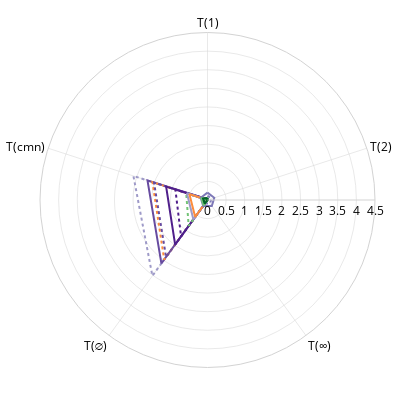
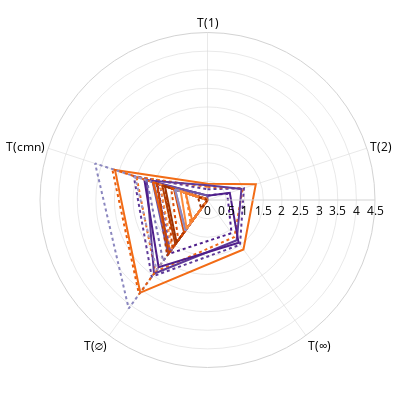
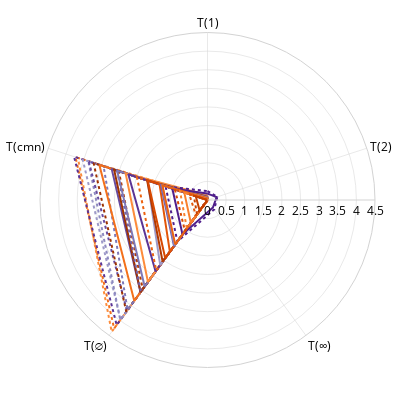

Notebook code cell kept with these figures, in order:
### Code cell
from matplotlib import cm
from matplotlib.colors import to_hex
import re


import pandas as pd
import numpy as np
import plotly.graph_objects as go
import plotly.express as px
from process_database import process_grouped_df, process_rankings, compute_odds_ratio_by_group

import pandas as pd

# Your model type mapping
model_type_map = {
    'convnext_base': "fully convolutional",
    'convnext_tiny': "fully convolutional",
    'deit_small': "fully attention",
    'vit_base': "fully attention",
    'vit_small': "fully attention",
    'resnet50': "fully convolutional",
    'eva02_base': "fully attention",
    'eva02_tiny': "fully attention",
    'swin_base': "fully attention",
    'swin_tiny': "fully attention",
    'coatnet_0': "hybrid",
    'coatnet_2': "hybrid",
    'regnetx_004': "fully convolutional",
    'efficientnet-b0': "fully convolutional", 
    'deit_tiny': "fully attention",
    'mobilevit-small': "hybrid",
    'mobilenetv3': "fully convolutional",
    'edgenext_small': "fully convolutional",
    'coat_tiny': "hybrid",
}

# Colormap for each model type
type_to_cmap = {
    'fully convolutional': cm.Purples,     # deep violet → lavender
    'fully attention': cm.Oranges,         # strong orange → light peach
    'hybrid': cm.Greens                    # forest → mint
}

# Extract base backbone name from full backbone string
def extract_base_name(backbone_name):
    for base in model_type_map:
        if base in backbone_name:
            return base
    return 'unknown'


# Define line styles per loss function
line_styles = {
    'CLASSIC_AT': 'solid',
    'TRADES_v2': 'dot'
}


# Define mapping for renaming
metric_rename_map = {
    'sum_L1_acc': "T(1)",
    'sum_L2_acc': "T(2)",
    'sum_Linf_acc': "T(∞)",
    'sum_clean_acc': "T(∅)",
    'sum_common_acc':"T(cmn)"
}

# Apply the mapping to metrics list and add loop closing term
theta_labels = [metric_rename_map[m] for m in metric_rename_map] + [metric_rename_map[list(metric_rename_map.keys())[0]]]


from plotly.colors import qualitative
color_palette = qualitative.Bold

from process_database import process_grouped_df, process_rankings, compute_odds_ratio_by_group

for size_id,size in [ (0,'small'), (1,'medium'), (2,'large') ]: 
    grouped_df = process_grouped_df(final_data, size)
    grouped_df = process_rankings(grouped_df)

    df1 = grouped_df.copy()

    metrics_to_sum = ["L1_acc", "L2_acc", "Linf_acc", "clean_acc", "common_acc"]

    for metric in metrics_to_sum:
        metric_cols = [col for col in df1.columns if col[1] == metric]
        df1[f'sum_{metric}'] = df1[metric_cols].sum(axis=1)

    df_per_row_sums = df1[[f'sum_{m}' for m in metrics_to_sum]]

    df_per_row_sums.columns = df_per_row_sums.columns.get_level_values(0)

    df_per_row_sums.columns.name = 'metric'

    df_per_row_sums

    # Get all unique backbones
    backbones = sorted(set(backbone for backbone, _,_,_ in df_per_row_sums.index))

    # Map backbones to model type
    backbone_model_type = {b: model_type_map.get(extract_base_name(b), 'unknown') for b in backbones}

    # Assign gradient color per backbone based on model type
    color_map = {}
    for model_type in ['fully convolutional', 'fully attention', 'hybrid']:
        bks = [bk for bk in backbones if backbone_model_type[bk] == model_type]
        n = len(bks)
        for i, bk in enumerate(bks):
            start, end = 0.5, 0.9  # avoid very light or very dark edges
            position = start + (end - start) * (i / max(n - 1, 1))
            color = to_hex(type_to_cmap[model_type](position))
            color_map[bk] = color


    # Define metrics
    metrics = ['sum_L1_acc', 'sum_L2_acc', 'sum_Linf_acc', 'sum_clean_acc', 'sum_common_acc']

    # Get unique backbones
    unique_backbones = sorted( set(backbone for backbone, _,_,_ in df_per_row_sums.index) )

    fig = go.Figure()

    for (backbone, loss, _, _), row in df_per_row_sums.iterrows():
        fig.add_trace(go.Scatterpolar(
            r=row.tolist() + [row.tolist()[0]],  # Close the loop
            theta=theta_labels,
            mode='lines',
            name=f"{backbone} ({loss})",
            line=dict(
                width=2,
                color=color_map[backbone],
                dash=line_styles.get(loss, 'solid')
            )
        ))

    fig.update_layout(
        margin=dict(l=40, r=25, t=25, b=25),  # remove all outer margins
        width=400,    # in pixels (~2.5 inches at 96 DPI)
        height=400,    # in pixels (~1.875 inches)
        paper_bgcolor='white',
        plot_bgcolor='white',

        polar=dict(
            radialaxis=dict(
                visible=True,
                range=[0, 4.5],
                showline=True,
                linewidth=1,
                linecolor="lightgrey",
                gridcolor="lightgrey",
                gridwidth=0.5,
            ),
            angularaxis=dict(
                direction="clockwise",
                showline=True,
                linewidth=1,
                linecolor="lightgrey",
                gridcolor="lightgrey",
                gridwidth=0.5,
            ),
            bgcolor='white'
        ),
        legend=dict(
            x=0,
            y=1.0,
            xanchor='left',
            yanchor='top',
            bgcolor='rgba(255,255,255,0.9)',
            bordercolor='lightgrey',
            borderwidth=1,
            font=dict(size=11),
        ),
        showlegend=False,
        font=dict(color='black'),
    )

    fig.show()

    fig.write_image("./paper_figures/radar_plot_{}_{}.png".format(size, pn2), scale=3  )                # upscale for higher DPI (1 = default)

### Figure 1 — Plotly figure (JSON) as saved in the notebook; plotly's stock layout.template omitted (floating-point values rounded to 4 significant figures)
{"data": [{"line": {"color": "#9e9ac8", "dash": "dot", "width": 2}, "mode": "lines", "name": "edgenext_small.usi_in1k (TRADES_v2)", "r": [0, 0, 0, 2.52, 2.093, 0], "theta": ["T(1)", "T(2)", "T(∞)", "T(∅)", "T(cmn)", "T(1)"], "type": "scatterpolar"}, {"line": {"color": "#674ba0", "dash": "solid", "width": 2}, "mode": "lines", "name": "mobilenetv3_large_100.ra_in1k (CLASSIC_AT)", "r": [0.02338, 0, 0, 2.107, 1.695, 0.02338], "theta": ["T(1)", "T(2)", "T(∞)", "T(∅)", "T(cmn)", "T(1)"], "type": "scatterpolar"}, {"line": {"color": "#fd8c3b", "dash": "dot", "width": 2}, "mode": "lines", "name": "deit_tiny_patch16_224.fb_in1k (TRADES_v2)", "r": [0, 0, 0, 1.98, 1.555, 0], "theta": ["T(1)", "T(2)", "T(∞)", "T(∅)", "T(cmn)", "T(1)"], "type": "scatterpolar"}, {"line": {"color": "#674ba0", "dash": "dot", "width": 2}, "mode": "lines", "name": "mobilenetv3_large_100.ra_in1k (TRADES_v2)", "r": [0.001, 0, 0, 1.894, 1.511, 0.001], "theta": ["T(1)", "T(2)", "T(∞)", "T(∅)", "T(cmn)", "T(1)"], "type": "scatterpolar"}, {"line": {"color": "#4f1f8b", "dash": "solid", "width": 2}, "mode": "lines", "name": "regnetx_004.pycls_in1k (CLASSIC_AT)", "r": [0.018, 0, 0, 1.479, 1.168, 0.018], "theta": ["T(1)", "T(2)", "T(∞)", "T(∅)", "T(cmn)", "T(1)"], "type": "scatterpolar"}, {"line": {"color": "#4f1f8b", "dash": "dot", "width": 2}, "mode": "lines", "name": "regnetx_004.pycls_in1k (TRADES_v2)", "r": [0, 0, 0, 1.209, 0.9072, 0], "theta": ["T(1)", "T(2)", "T(∞)", "T(∅)", "T(cmn)", "T(1)"], "type": "scatterpolar"}, {"line": {"color": "#73c476", "dash": "dot", "width": 2}, "mode": "lines", "name": "coat_tiny.in1k (TRADES_v2)", "r": [0, 0, 0, 0.8607, 0.6015, 0], "theta": ["T(1)", "T(2)", "T(∞)", "T(∅)", "T(cmn)", "T(1)"], "type": "scatterpolar"}, {"line": {"color": "#9e9ac8", "dash": "solid", "width": 2}, "mode": "lines", "name": "edgenext_small.usi_in1k (CLASSIC_AT)", "r": [0, 0, 0, 0.645, 0.5805, 0], "theta": ["T(1)", "T(2)", "T(∞)", "T(∅)", "T(cmn)", "T(1)"], "type": "scatterpolar"}, {"line": {"color": "#fd8c3b", "dash": "solid", "width": 2}, "mode": "lines", "name": "deit_tiny_patch16_224.fb_in1k (CLASSIC_AT)", "r": [0, 0, 0, 0.5623, 0.5104, 0], "theta": ["T(1)", "T(2)", "T(∞)", "T(∅)", "T(cmn)", "T(1)"], "type": "scatterpolar"}, {"line": {"color": "#7e79b8", "dash": "solid", "width": 2}, "mode": "lines", "name": "efficientnet-b0 (CLASSIC_AT)", "r": [0.1986, 0.1916, 0.1966, 0.1966, 0.1916, 0.1986], "theta": ["T(1)", "T(2)", "T(∞)", "T(∅)", "T(cmn)", "T(1)"], "type": "scatterpolar"}, {"line": {"color": "#7e79b8", "dash": "dot", "width": 2}, "mode": "lines", "name": "efficientnet-b0 (TRADES_v2)", "r": [0.1146, 0.1126, 0.1146, 0.1146, 0.08605, 0.1146], "theta": ["T(1)", "T(2)", "T(∞)", "T(∅)", "T(cmn)", "T(1)"], "type": "scatterpolar"}, {"line": {"color": "#73c476", "dash": "solid", "width": 2}, "mode": "lines", "name": "coat_tiny.in1k (CLASSIC_AT)", "r": [0, 0, 0, 0.1779, 0.175, 0], "theta": ["T(1)", "T(2)", "T(∞)", "T(∅)", "T(cmn)", "T(1)"], "type": "scatterpolar"}, {"line": {"color": "#006428", "dash": "solid", "width": 2}, "mode": "lines", "name": "mobilevit-small (CLASSIC_AT)", "r": [0.05405, 0.01176, 0, 0.1251, 0.126, 0.05405], "theta": ["T(1)", "T(2)", "T(∞)", "T(∅)", "T(cmn)", "T(1)"], "type": "scatterpolar"}, {"line": {"color": "#006428", "dash": "dot", "width": 2}, "mode": "lines", "name": "mobilevit-small (TRADES_v2)", "r": [0.03981, 0.01, 0.004, 0.1095, 0.1171, 0.03981], "theta": ["T(1)", "T(2)", "T(∞)", "T(∅)", "T(cmn)", "T(1)"], "type": "scatterpolar"}], "layout": {"font": {"color": "black"}, "height": 400, "legend": {"bgcolor": "rgba(255,255,255,0.9)", "bordercolor": "lightgrey", "borderwidth": 1, "font": {"size": 11}, "x": 0, "xanchor": "left", "y": 1, "yanchor": "top"}, "margin": {"b": 25, "l": 40, "r": 25, "t": 25}, "paper_bgcolor": "white", "plot_bgcolor": "white", "polar": {"angularaxis": {"direction": "clockwise", "gridcolor": "lightgrey", "gridwidth": 0.5, "linecolor": "lightgrey", "linewidth": 1, "showline": true}, "bgcolor": "white", "radialaxis": {"gridcolor": "lightgrey", "gridwidth": 0.5, "linecolor": "lightgrey", "linewidth": 1, "range": [0, 4.5], "showline": true, "visible": true}}, "showlegend": false, "width": 400}}

### Figure 2 — Plotly figure (JSON) as saved in the notebook; plotly's stock layout.template omitted (floating-point values rounded to 4 significant figures)
{"data": [{"line": {"color": "#f26c16", "dash": "solid", "width": 2}, "mode": "lines", "name": "robust_deit_small_patch16_224 (CLASSIC_AT)", "r": [0.4367, 1.365, 1.643, 3.074, 2.614, 0.4367], "theta": ["T(1)", "T(2)", "T(∞)", "T(∅)", "T(cmn)", "T(1)"], "type": "scatterpolar"}, {"line": {"color": "#5e3a98", "dash": "dot", "width": 2}, "mode": "lines", "name": "robust_convnext_tiny (TRADES_v2)", "r": [0.2877, 1.029, 1.487, 2.548, 2.084, 0.2877], "theta": ["T(1)", "T(2)", "T(∞)", "T(∅)", "T(cmn)", "T(1)"], "type": "scatterpolar"}, {"line": {"color": "#f26c16", "dash": "dot", "width": 2}, "mode": "lines", "name": "robust_deit_small_patch16_224 (TRADES_v2)", "r": [0.355, 0.9934, 1.229, 2.384, 2.005, 0.355], "theta": ["T(1)", "T(2)", "T(∞)", "T(∅)", "T(cmn)", "T(1)"], "type": "scatterpolar"}, {"line": {"color": "#8b87bf", "dash": "dot", "width": 2}, "mode": "lines", "name": "convnext_tiny.fb_in22k (TRADES_v2)", "r": [0.007175, 0, 0, 3.603, 3.176, 0.007175], "theta": ["T(1)", "T(2)", "T(∞)", "T(∅)", "T(cmn)", "T(1)"], "type": "scatterpolar"}, {"line": {"color": "#5e3a98", "dash": "solid", "width": 2}, "mode": "lines", "name": "robust_convnext_tiny (CLASSIC_AT)", "r": [0.3935, 0.9594, 1.338, 2.447, 1.718, 0.3935], "theta": ["T(1)", "T(2)", "T(∞)", "T(∅)", "T(cmn)", "T(1)"], "type": "scatterpolar"}, {"line": {"color": "#4f1f8b", "dash": "solid", "width": 2}, "mode": "lines", "name": "robust_resnet50 (CLASSIC_AT)", "r": [0.117, 0.6297, 1.421, 2.234, 1.785, 0.117], "theta": ["T(1)", "T(2)", "T(∞)", "T(∅)", "T(cmn)", "T(1)"], "type": "scatterpolar"}, {"line": {"color": "#e85d0c", "dash": "dot", "width": 2}, "mode": "lines", "name": "swin_tiny_patch4_window7_224.ms_in1k (TRADES_v2)", "r": [0, 0, 0, 3.131, 2.691, 0], "theta": ["T(1)", "T(2)", "T(∞)", "T(∅)", "T(cmn)", "T(1)"], "type": "scatterpolar"}, {"line": {"color": "#4f1f8b", "dash": "dot", "width": 2}, "mode": "lines", "name": "robust_resnet50 (TRADES_v2)", "r": [0.123, 0.557, 1.1, 1.795, 1.408, 0.123], "theta": ["T(1)", "T(2)", "T(∞)", "T(∅)", "T(cmn)", "T(1)"], "type": "scatterpolar"}, {"line": {"color": "#9e9ac8", "dash": "dot", "width": 2}, "mode": "lines", "name": "convnext_tiny.fb_in1k (TRADES_v2)", "r": [0, 0, 0, 2.326, 2.047, 0], "theta": ["T(1)", "T(2)", "T(∞)", "T(∅)", "T(cmn)", "T(1)"], "type": "scatterpolar"}, {"line": {"color": "#7a71b4", "dash": "dot", "width": 2}, "mode": "lines", "name": "convnext_tiny.fb_in22k_ft_in1k (TRADES_v2)", "r": [0, 0, 0, 2.028, 1.713, 0], "theta": ["T(1)", "T(2)", "T(∞)", "T(∅)", "T(cmn)", "T(1)"], "type": "scatterpolar"}, {"line": {"color": "#6c54a5", "dash": "solid", "width": 2}, "mode": "lines", "name": "resnet50.a1_in1k (CLASSIC_AT)", "r": [0.121, 0, 0, 1.8, 1.549, 0.121], "theta": ["T(1)", "T(2)", "T(∞)", "T(∅)", "T(cmn)", "T(1)"], "type": "scatterpolar"}, {"line": {"color": "#b33b02", "dash": "dot", "width": 2}, "mode": "lines", "name": "vit_small_patch16_224.augreg_in21k_ft_in1k (TRADES_v2)", "r": [0, 0, 0, 1.845, 1.44, 0], "theta": ["T(1)", "T(2)", "T(∞)", "T(∅)", "T(cmn)", "T(1)"], "type": "scatterpolar"}, {"line": {"color": "#7a71b4", "dash": "solid", "width": 2}, "mode": "lines", "name": "convnext_tiny.fb_in22k_ft_in1k (CLASSIC_AT)", "r": [0.012, 0, 0, 1.732, 1.517, 0.012], "theta": ["T(1)", "T(2)", "T(∞)", "T(∅)", "T(cmn)", "T(1)"], "type": "scatterpolar"}, {"line": {"color": "#e85d0c", "dash": "solid", "width": 2}, "mode": "lines", "name": "swin_tiny_patch4_window7_224.ms_in1k (CLASSIC_AT)", "r": [0.003, 0, 0, 1.702, 1.541, 0.003], "theta": ["T(1)", "T(2)", "T(∞)", "T(∅)", "T(cmn)", "T(1)"], "type": "scatterpolar"}, {"line": {"color": "#c94202", "dash": "solid", "width": 2}, "mode": "lines", "name": "vit_small_patch16_224.augreg_in21k (CLASSIC_AT)", "r": [0.009, 0, 0, 1.77, 1.427, 0.009], "theta": ["T(1)", "T(2)", "T(∞)", "T(∅)", "T(cmn)", "T(1)"], "type": "scatterpolar"}, {"line": {"color": "#6c54a5", "dash": "dot", "width": 2}, "mode": "lines", "name": "resnet50.a1_in1k (TRADES_v2)", "r": [0.02133, 0, 0, 1.716, 1.339, 0.02133], "theta": ["T(1)", "T(2)", "T(∞)", "T(∅)", "T(cmn)", "T(1)"], "type": "scatterpolar"}, {"line": {"color": "#fd8c3b", "dash": "dot", "width": 2}, "mode": "lines", "name": "deit_small_patch16_224.fb_in1k (TRADES_v2)", "r": [0, 0, 0, 1.627, 1.338, 0], "theta": ["T(1)", "T(2)", "T(∞)", "T(∅)", "T(cmn)", "T(1)"], "type": "scatterpolar"}, {"line": {"color": "#c94202", "dash": "dot", "width": 2}, "mode": "lines", "name": "vit_small_patch16_224.augreg_in21k (TRADES_v2)", "r": [0.001, 0, 0, 1.596, 1.195, 0.001], "theta": ["T(1)", "T(2)", "T(∞)", "T(∅)", "T(cmn)", "T(1)"], "type": "scatterpolar"}, {"line": {"color": "#b33b02", "dash": "solid", "width": 2}, "mode": "lines", "name": "vit_small_patch16_224.augreg_in21k_ft_in1k (CLASSIC_AT)", "r": [0.001333, 0, 0, 1.469, 1.278, 0.001333], "theta": ["T(1)", "T(2)", "T(∞)", "T(∅)", "T(cmn)", "T(1)"], "type": "scatterpolar"}, {"line": {"color": "#9e3303", "dash": "solid", "width": 2}, "mode": "lines", "name": "vit_small_patch16_224.dino (CLASSIC_AT)", "r": [0.02422, 0.004762, 0, 1.412, 1.202, 0.02422], "theta": ["T(1)", "T(2)", "T(∞)", "T(∅)", "T(cmn)", "T(1)"], "type": "scatterpolar"}, {"line": {"color": "#dd4d04", "dash": "dot", "width": 2}, "mode": "lines", "name": "vit_small_patch16_224.augreg_in1k (TRADES_v2)", "r": [0, 0, 0, 1.334, 1.027, 0], "theta": ["T(1)", "T(2)", "T(∞)", "T(∅)", "T(cmn)", "T(1)"], "type": "scatterpolar"}, {"line": {"color": "#dd4d04", "dash": "solid", "width": 2}, "mode": "lines", "name": "vit_small_patch16_224.augreg_in1k (CLASSIC_AT)", "r": [0.028, 0, 0, 1.074, 0.946, 0.028], "theta": ["T(1)", "T(2)", "T(∞)", "T(∅)", "T(cmn)", "T(1)"], "type": "scatterpolar"}, {"line": {"color": "#9e9ac8", "dash": "solid", "width": 2}, "mode": "lines", "name": "convnext_tiny.fb_in1k (CLASSIC_AT)", "r": [0.001333, 0, 0, 1.016, 0.912, 0.001333], "theta": ["T(1)", "T(2)", "T(∞)", "T(∅)", "T(cmn)", "T(1)"], "type": "scatterpolar"}, {"line": {"color": "#8b87bf", "dash": "solid", "width": 2}, "mode": "lines", "name": "convnext_tiny.fb_in22k (CLASSIC_AT)", "r": [0.008, 0, 0, 0.9953, 0.917, 0.008], "theta": ["T(1)", "T(2)", "T(∞)", "T(∅)", "T(cmn)", "T(1)"], "type": "scatterpolar"}, {"line": {"color": "#fd8c3b", "dash": "solid", "width": 2}, "mode": "lines", "name": "deit_small_patch16_224.fb_in1k (CLASSIC_AT)", "r": [0, 0, 0, 0.9489, 0.7569, 0], "theta": ["T(1)", "T(2)", "T(∞)", "T(∅)", "T(cmn)", "T(1)"], "type": "scatterpolar"}, {"line": {"color": "#f87d29", "dash": "dot", "width": 2}, "mode": "lines", "name": "eva02_tiny_patch14_224.mim_in22k (TRADES_v2)", "r": [0, 0, 0, 0.7719, 0.6149, 0], "theta": ["T(1)", "T(2)", "T(∞)", "T(∅)", "T(cmn)", "T(1)"], "type": "scatterpolar"}, {"line": {"color": "#f87d29", "dash": "solid", "width": 2}, "mode": "lines", "name": "eva02_tiny_patch14_224.mim_in22k (CLASSIC_AT)", "r": [0.006, 0, 0, 0.695, 0.6166, 0.006], "theta": ["T(1)", "T(2)", "T(∞)", "T(∅)", "T(cmn)", "T(1)"], "type": "scatterpolar"}, {"line": {"color": "#9e3303", "dash": "dot", "width": 2}, "mode": "lines", "name": "vit_small_patch16_224.dino (TRADES_v2)", "r": [0, 0, 0, 0.2853, 0.2729, 0], "theta": ["T(1)", "T(2)", "T(∞)", "T(∅)", "T(cmn)", "T(1)"], "type": "scatterpolar"}], "layout": {"font": {"color": "black"}, "height": 400, "legend": {"bgcolor": "rgba(255,255,255,0.9)", "bordercolor": "lightgrey", "borderwidth": 1, "font": {"size": 11}, "x": 0, "xanchor": "left", "y": 1, "yanchor": "top"}, "margin": {"b": 25, "l": 40, "r": 25, "t": 25}, "paper_bgcolor": "white", "plot_bgcolor": "white", "polar": {"angularaxis": {"direction": "clockwise", "gridcolor": "lightgrey", "gridwidth": 0.5, "linecolor": "lightgrey", "linewidth": 1, "showline": true}, "bgcolor": "white", "radialaxis": {"gridcolor": "lightgrey", "gridwidth": 0.5, "linecolor": "lightgrey", "linewidth": 1, "range": [0, 4.5], "showline": true, "visible": true}}, "showlegend": false, "width": 400}}

### Figure 3 — Plotly figure (JSON) as saved in the notebook; plotly's stock layout.template omitted (floating-point values rounded to 4 significant figures)
{"data": [{"line": {"color": "#fd8c3b", "dash": "dot", "width": 2}, "mode": "lines", "name": "eva02_base_patch14_224.mim_in22k (TRADES_v2)", "r": [0.073, 0, 0, 4.379, 3.662, 0.073], "theta": ["T(1)", "T(2)", "T(∞)", "T(∅)", "T(cmn)", "T(1)"], "type": "scatterpolar"}, {"line": {"color": "#f3701b", "dash": "dot", "width": 2}, "mode": "lines", "name": "swin_base_patch4_window7_224.ms_in22k_ft_in1k (TRADES_v2)", "r": [0.008, 0, 0, 4.267, 3.728, 0.008], "theta": ["T(1)", "T(2)", "T(∞)", "T(∅)", "T(cmn)", "T(1)"], "type": "scatterpolar"}, {"line": {"color": "#5b3495", "dash": "dot", "width": 2}, "mode": "lines", "name": "convnext_base.fb_in22k_ft_in1k (TRADES_v2)", "r": [0.002, 0, 0, 4.152, 3.77, 0.002], "theta": ["T(1)", "T(2)", "T(∞)", "T(∅)", "T(cmn)", "T(1)"], "type": "scatterpolar"}, {"line": {"color": "#9e9ac8", "dash": "dot", "width": 2}, "mode": "lines", "name": "CLIP-convnext_base_w-laion2B-s13B-b82K (TRADES_v2)", "r": [0.04, 0, 0, 3.978, 3.525, 0.04], "theta": ["T(1)", "T(2)", "T(∞)", "T(∅)", "T(cmn)", "T(1)"], "type": "scatterpolar"}, {"line": {"color": "#8e8ac0", "dash": "dot", "width": 2}, "mode": "lines", "name": "CLIP-convnext_base_w-laion_aesthetic-s13B-b82K (TRADES_v2)", "r": [0, 0, 0, 3.984, 3.367, 0], "theta": ["T(1)", "T(2)", "T(∞)", "T(∅)", "T(cmn)", "T(1)"], "type": "scatterpolar"}, {"line": {"color": "#674ba0", "dash": "dot", "width": 2}, "mode": "lines", "name": "convnext_base.fb_in22k (TRADES_v2)", "r": [0, 0, 0, 3.683, 3.354, 0], "theta": ["T(1)", "T(2)", "T(∞)", "T(∅)", "T(cmn)", "T(1)"], "type": "scatterpolar"}, {"line": {"color": "#9e3303", "dash": "dot", "width": 2}, "mode": "lines", "name": "vit_base_patch16_clip_224.laion2b_ft_in1k (TRADES_v2)", "r": [0.006, 0, 0, 3.712, 3.218, 0.006], "theta": ["T(1)", "T(2)", "T(∞)", "T(∅)", "T(cmn)", "T(1)"], "type": "scatterpolar"}, {"line": {"color": "#7e79b8", "dash": "dot", "width": 2}, "mode": "lines", "name": "convnext_base.clip_laion2b_augreg_ft_in12k_in1k (TRADES_v2)", "r": [0.002667, 0, 0, 3.652, 2.935, 0.002667], "theta": ["T(1)", "T(2)", "T(∞)", "T(∅)", "T(cmn)", "T(1)"], "type": "scatterpolar"}, {"line": {"color": "#f3701b", "dash": "solid", "width": 2}, "mode": "lines", "name": "swin_base_patch4_window7_224.ms_in22k_ft_in1k (CLASSIC_AT)", "r": [0.032, 0, 0, 3.348, 3.056, 0.032], "theta": ["T(1)", "T(2)", "T(∞)", "T(∅)", "T(cmn)", "T(1)"], "type": "scatterpolar"}, {"line": {"color": "#674ba0", "dash": "solid", "width": 2}, "mode": "lines", "name": "convnext_base.fb_in22k (CLASSIC_AT)", "r": [0.017, 0, 0, 3.06, 2.707, 0.017], "theta": ["T(1)", "T(2)", "T(∞)", "T(∅)", "T(cmn)", "T(1)"], "type": "scatterpolar"}, {"line": {"color": "#9e3303", "dash": "solid", "width": 2}, "mode": "lines", "name": "vit_base_patch16_clip_224.laion2b_ft_in1k (CLASSIC_AT)", "r": [0.032, 0, 0, 3.061, 2.638, 0.032], "theta": ["T(1)", "T(2)", "T(∞)", "T(∅)", "T(cmn)", "T(1)"], "type": "scatterpolar"}, {"line": {"color": "#7262ac", "dash": "dot", "width": 2}, "mode": "lines", "name": "convnext_base.fb_in1k (TRADES_v2)", "r": [0, 0, 0, 3.047, 2.551, 0], "theta": ["T(1)", "T(2)", "T(∞)", "T(∅)", "T(cmn)", "T(1)"], "type": "scatterpolar"}, {"line": {"color": "#b03903", "dash": "dot", "width": 2}, "mode": "lines", "name": "vit_base_patch16_clip_224.laion2b (TRADES_v2)", "r": [0.002, 0, 0, 2.96, 2.505, 0.002], "theta": ["T(1)", "T(2)", "T(∞)", "T(∅)", "T(cmn)", "T(1)"], "type": "scatterpolar"}, {"line": {"color": "#7e79b8", "dash": "solid", "width": 2}, "mode": "lines", "name": "convnext_base.clip_laion2b_augreg_ft_in12k_in1k (CLASSIC_AT)", "r": [0.01467, 0, 0, 2.872, 2.554, 0.01467], "theta": ["T(1)", "T(2)", "T(∞)", "T(∅)", "T(cmn)", "T(1)"], "type": "scatterpolar"}, {"line": {"color": "#fd8c3b", "dash": "solid", "width": 2}, "mode": "lines", "name": "eva02_base_patch14_224.mim_in22k (CLASSIC_AT)", "r": [0.1257, 0.001, 0, 2.721, 2.313, 0.1257], "theta": ["T(1)", "T(2)", "T(∞)", "T(∅)", "T(cmn)", "T(1)"], "type": "scatterpolar"}, {"line": {"color": "#5b3495", "dash": "solid", "width": 2}, "mode": "lines", "name": "convnext_base.fb_in22k_ft_in1k (CLASSIC_AT)", "r": [0.01067, 0, 0, 2.372, 2.237, 0.01067], "theta": ["T(1)", "T(2)", "T(∞)", "T(∅)", "T(cmn)", "T(1)"], "type": "scatterpolar"}, {"line": {"color": "#ec620f", "dash": "dot", "width": 2}, "mode": "lines", "name": "vit_base_patch16_224.augreg_in1k (TRADES_v2)", "r": [0.004, 0, 0, 2.342, 1.994, 0.004], "theta": ["T(1)", "T(2)", "T(∞)", "T(∅)", "T(cmn)", "T(1)"], "type": "scatterpolar"}, {"line": {"color": "#9e9ac8", "dash": "solid", "width": 2}, "mode": "lines", "name": "CLIP-convnext_base_w-laion2B-s13B-b82K (CLASSIC_AT)", "r": [0.101, 0, 0, 2.162, 1.694, 0.101], "theta": ["T(1)", "T(2)", "T(∞)", "T(∅)", "T(cmn)", "T(1)"], "type": "scatterpolar"}, {"line": {"color": "#b03903", "dash": "solid", "width": 2}, "mode": "lines", "name": "vit_base_patch16_clip_224.laion2b (CLASSIC_AT)", "r": [0.088, 0, 0, 2.051, 1.705, 0.088], "theta": ["T(1)", "T(2)", "T(∞)", "T(∅)", "T(cmn)", "T(1)"], "type": "scatterpolar"}, {"line": {"color": "#d84801", "dash": "solid", "width": 2}, "mode": "lines", "name": "vit_base_patch16_224.augreg_in21k_ft_in1k (CLASSIC_AT)", "r": [0.032, 0.006, 0.001333, 1.931, 1.688, 0.032], "theta": ["T(1)", "T(2)", "T(∞)", "T(∅)", "T(cmn)", "T(1)"], "type": "scatterpolar"}, {"line": {"color": "#4f1f8b", "dash": "dot", "width": 2}, "mode": "lines", "name": "robust_convnext_base (TRADES_v2)", "r": [0.2402, 0.2786, 0.3104, 1.376, 1.184, 0.2402], "theta": ["T(1)", "T(2)", "T(∞)", "T(∅)", "T(cmn)", "T(1)"], "type": "scatterpolar"}, {"line": {"color": "#e25508", "dash": "solid", "width": 2}, "mode": "lines", "name": "vit_base_patch16_224.augreg_in21k (CLASSIC_AT)", "r": [0.017, 0.003, 0.001, 1.719, 1.354, 0.017], "theta": ["T(1)", "T(2)", "T(∞)", "T(∅)", "T(cmn)", "T(1)"], "type": "scatterpolar"}, {"line": {"color": "#7262ac", "dash": "solid", "width": 2}, "mode": "lines", "name": "convnext_base.fb_in1k (CLASSIC_AT)", "r": [0.018, 0, 0, 1.532, 1.317, 0.018], "theta": ["T(1)", "T(2)", "T(∞)", "T(∅)", "T(cmn)", "T(1)"], "type": "scatterpolar"}, {"line": {"color": "#8e8ac0", "dash": "solid", "width": 2}, "mode": "lines", "name": "CLIP-convnext_base_w-laion_aesthetic-s13B-b82K (CLASSIC_AT)", "r": [0.071, 0, 0, 1.507, 1.28, 0.071], "theta": ["T(1)", "T(2)", "T(∞)", "T(∅)", "T(cmn)", "T(1)"], "type": "scatterpolar"}, {"line": {"color": "#4f1f8b", "dash": "solid", "width": 2}, "mode": "lines", "name": "robust_convnext_base (CLASSIC_AT)", "r": [0.1719, 0.2585, 0.248, 1.143, 0.9932, 0.1719], "theta": ["T(1)", "T(2)", "T(∞)", "T(∅)", "T(cmn)", "T(1)"], "type": "scatterpolar"}, {"line": {"color": "#ec620f", "dash": "solid", "width": 2}, "mode": "lines", "name": "vit_base_patch16_224.augreg_in1k (CLASSIC_AT)", "r": [0.049, 0.006, 0.001333, 1.475, 1.273, 0.049], "theta": ["T(1)", "T(2)", "T(∞)", "T(∅)", "T(cmn)", "T(1)"], "type": "scatterpolar"}, {"line": {"color": "#d84801", "dash": "dot", "width": 2}, "mode": "lines", "name": "vit_base_patch16_224.augreg_in21k_ft_in1k (TRADES_v2)", "r": [0, 0, 0, 1.031, 0.9201, 0], "theta": ["T(1)", "T(2)", "T(∞)", "T(∅)", "T(cmn)", "T(1)"], "type": "scatterpolar"}, {"line": {"color": "#f87f2c", "dash": "dot", "width": 2}, "mode": "lines", "name": "robust_vit_base_patch16_224 (TRADES_v2)", "r": [0.002381, 0.004762, 0.009524, 0.9432, 0.7775, 0.002381], "theta": ["T(1)", "T(2)", "T(∞)", "T(∅)", "T(cmn)", "T(1)"], "type": "scatterpolar"}, {"line": {"color": "#f87f2c", "dash": "solid", "width": 2}, "mode": "lines", "name": "robust_vit_base_patch16_224 (CLASSIC_AT)", "r": [0.018, 0.012, 0.002, 0.761, 0.6564, 0.018], "theta": ["T(1)", "T(2)", "T(∞)", "T(∅)", "T(cmn)", "T(1)"], "type": "scatterpolar"}, {"line": {"color": "#e25508", "dash": "dot", "width": 2}, "mode": "lines", "name": "vit_base_patch16_224.augreg_in21k (TRADES_v2)", "r": [0, 0, 0, 0.5217, 0.5174, 0], "theta": ["T(1)", "T(2)", "T(∞)", "T(∅)", "T(cmn)", "T(1)"], "type": "scatterpolar"}, {"line": {"color": "#c54102", "dash": "dot", "width": 2}, "mode": "lines", "name": "vit_base_patch16_224.mae (TRADES_v2)", "r": [0, 0, 0, 0.4788, 0.3885, 0], "theta": ["T(1)", "T(2)", "T(∞)", "T(∅)", "T(cmn)", "T(1)"], "type": "scatterpolar"}, {"line": {"color": "#c54102", "dash": "solid", "width": 2}, "mode": "lines", "name": "vit_base_patch16_224.mae (CLASSIC_AT)", "r": [0, 0, 0, 0.3574, 0.3309, 0], "theta": ["T(1)", "T(2)", "T(∞)", "T(∅)", "T(cmn)", "T(1)"], "type": "scatterpolar"}], "layout": {"font": {"color": "black"}, "height": 400, "legend": {"bgcolor": "rgba(255,255,255,0.9)", "bordercolor": "lightgrey", "borderwidth": 1, "font": {"size": 11}, "x": 0, "xanchor": "left", "y": 1, "yanchor": "top"}, "margin": {"b": 25, "l": 40, "r": 25, "t": 25}, "paper_bgcolor": "white", "plot_bgcolor": "white", "polar": {"angularaxis": {"direction": "clockwise", "gridcolor": "lightgrey", "gridwidth": 0.5, "linecolor": "lightgrey", "linewidth": 1, "showline": true}, "bgcolor": "white", "radialaxis": {"gridcolor": "lightgrey", "gridwidth": 0.5, "linecolor": "lightgrey", "linewidth": 1, "range": [0, 4.5], "showline": true, "visible": true}}, "showlegend": false, "width": 400}}
